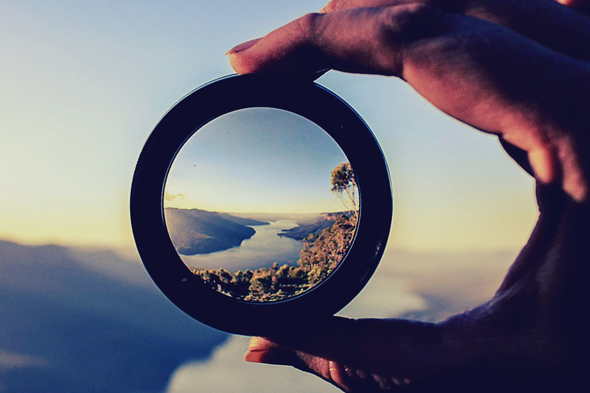
#> input picture imageInverting/gorsel.jpg, 590 x 393 px
$ python main.py
#> lines starting #> are read from the running program, lines starting #| are printed output that depends on the picture
import cv2
import numpy as np

image = cv2.imread('gorsel.jpg',0)
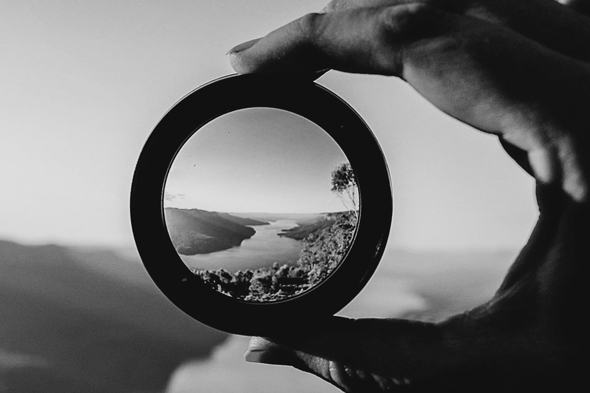
#> image: shape (393, 590); min 2, max 228, mean 110
cv2.imshow("Original Image", image)

shape = image.shape
#> shape = (393, 590)
height = shape[0]
#> height = 393
width = shape[1]
#> width = 590

invertedImage = np.zeros([height,width], dtype=np.uint8)
for i in range(0, height):
    for j in range(0, width):
        invertedImage[i,j] = 255 - image[i,j]
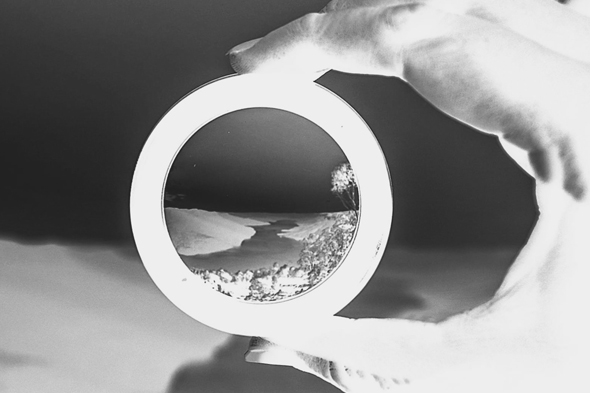
#> invertedImage: shape (393, 590); min 27, max 253, mean 145

cv2.imshow("Inverted Image",invertedImage)
cv2.waitKey()
